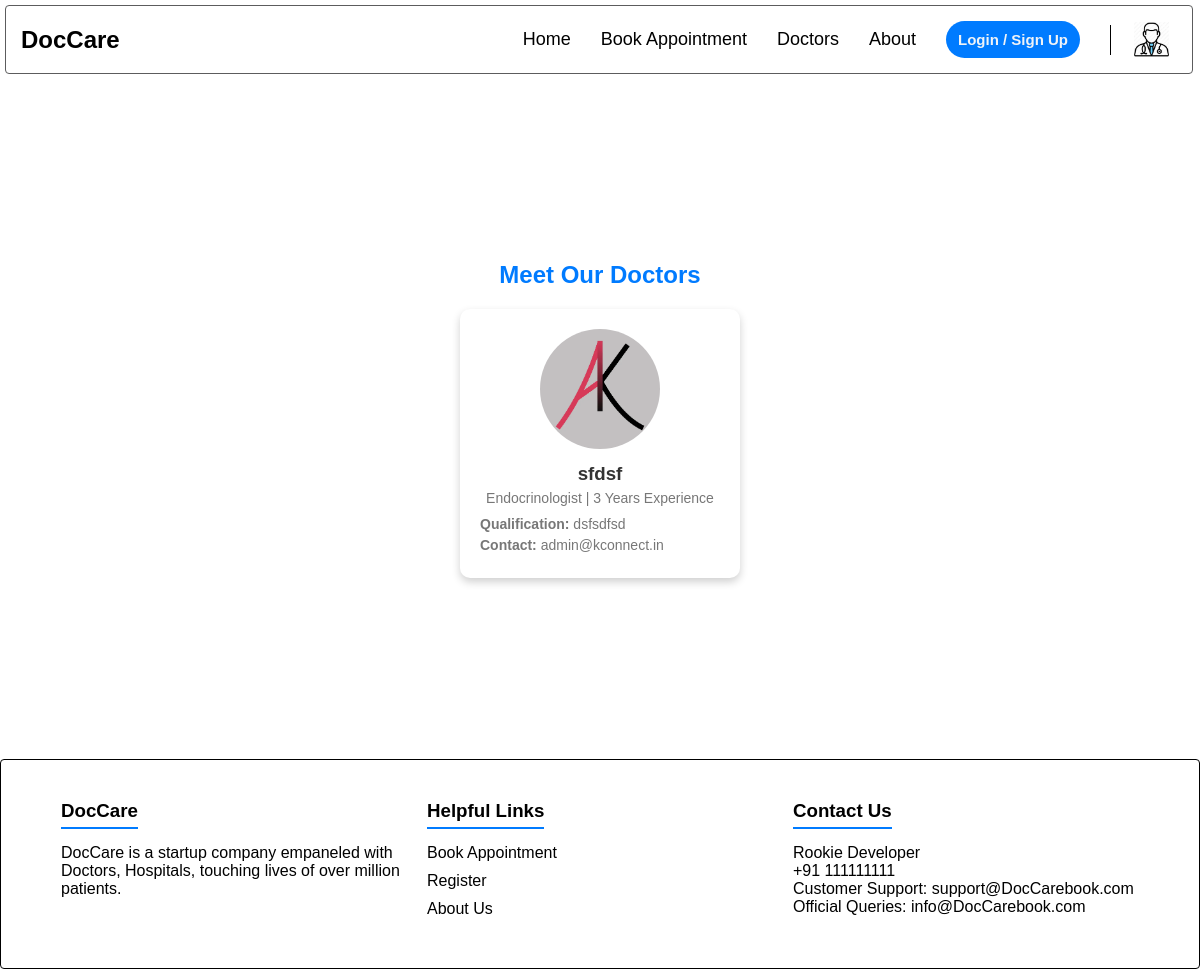
The app's page /doctors/, older data.
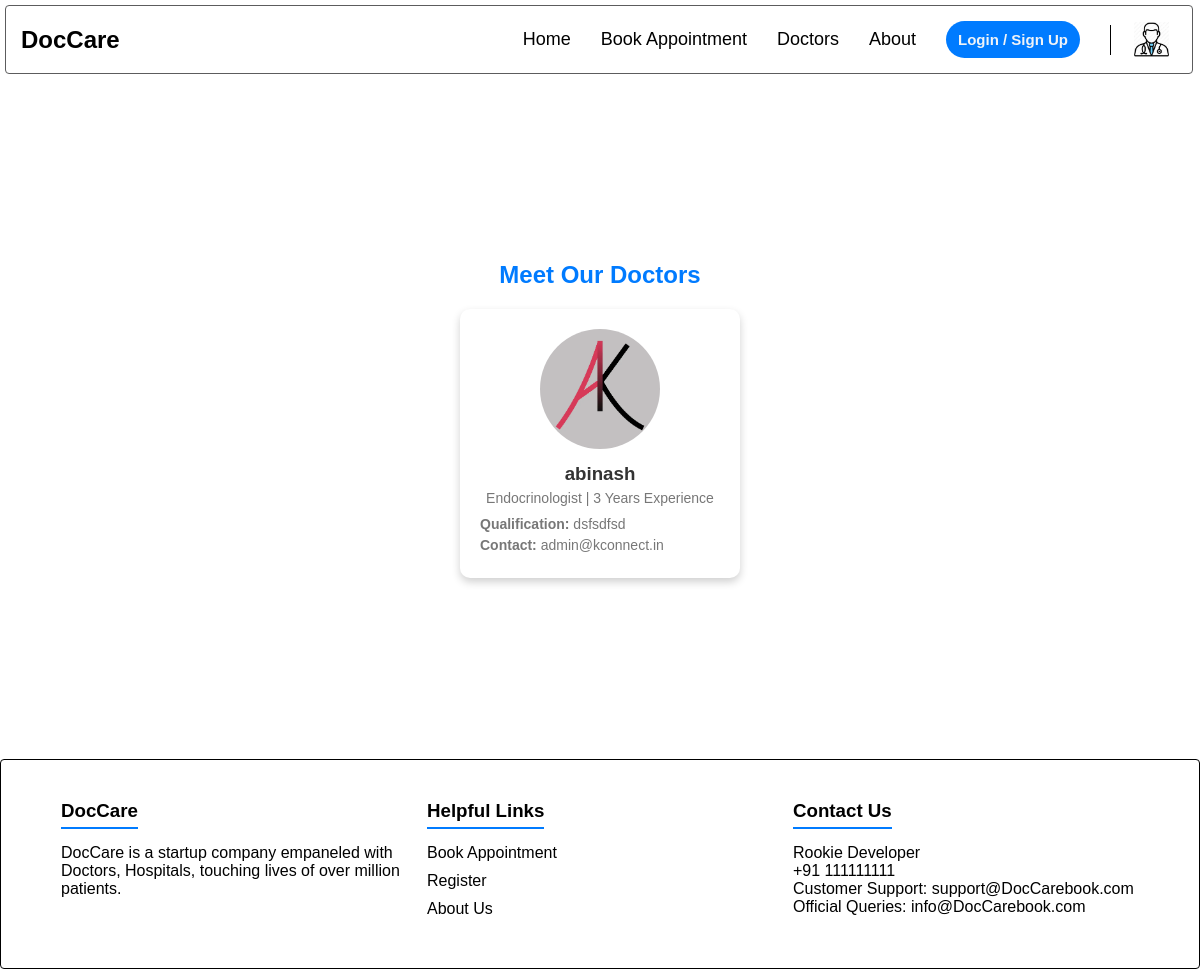
The same page, newer data.
### user/models.py (models this page shows, shortened)
class Doctor(models.Model):
    DAYS_OF_WEEK = (
        ("Mon", ("Monday")),
        ("Tue", ("Tuesday")),
        ("Wed", ("Wednesday")),
        ("Thu", ("Thursday")),
        ("Fri", ("Friday")),
        ("Sat", ("Saturday")),
        ("Sun", ("Sunday")),
    )
    id = models.IntegerField(primary_key=True, auto_created=True, editable=False)
    name = models.CharField(max_length=100)
    email = models.EmailField(max_length=100)
    password = models.CharField(max_length=256)
    dob = models.DateField()
    phone = models.CharField(max_length=11)
    gender = models.CharField(max_length=10, choices=[('male', 'Male'), ('female', 'Female'), ('other', 'Other')])
    image = models.ImageField(upload_to='doct_images/', null=True, blank=True)
    qualification = models.CharField(max_length=100)
    experience = models.PositiveSmallIntegerField()
    specialization = models.ForeignKey("doctSpecialization", on_delete=models.CASCADE)
    fees = models.PositiveIntegerField()
    available_days = MultiSelectField(choices=DAYS_OF_WEEK, max_choices=7, max_length=60)
    available_from = models.TimeField()
    available_to = models.TimeField()
    patient_per_day = models.PositiveSmallIntegerField()

class doctSpecialization(models.Model):
    name = models.CharField(max_length=100)
    desc = models.CharField(max_length=250, null=True, blank=True)
    def __str__(self):
        return self.name

### user/views.py (the view)
# urls.py: path("doctors/", views.doctors, name="doctors"),
def doctors(request):
    doctors = Doctor.objects.all()
    return render(request, 'user/doctors.html', {'doctors': doctors})

### templates/user/doctors.html (shortened to what this page needs)
{% extends "user/base.html" %}
{% load static %}
{% block css  %}
<link rel="stylesheet" href="{% static 'css/user/doctors.css' %}">
{% endblock css  %}
{% block main %}
<div class="container">
    <h2>Meet Our Doctors</h2>
    <div class="doctors-grid">
        {%for doctor  in doctors %}
        <div class="doctor-card">
            <img src="{%get_media_prefix%}{{doctor.image}}" alt="Dr. John Doe">
            <h3> {{doctor.name}} </h3>
            <p>{{doctor.specialization}} | {{doctor.experience}} Years Experience</p>
            <div class="details">
                <p><strong>Qualification:</strong> {{doctor.qualification}}</p>
                <p><strong>Contact:</strong> {{doctor.email}}</p>
            </div>
        </div>
        {% endfor %}
    </div>
</div>
{% endblock main %}

### templates/user/base.html (shortened to what this page needs)
{% load static %}
<!DOCTYPE html>
<html lang="en">
<head>
    <link rel="stylesheet" href="{% static 'css/user/base.css' %}">
    {% block css %}
    {% endblock css %}
</head>
<body>
    <nav class="navbar">
        <div class="logo">DocCare</div>
        <ul>
            <li><a href="/">Home</a></li>
            <li><a href="{% url "book_appointment" %}">Book Appointment</a></li>
            <li><a href="{% url "doctors" %}">Doctors</a></li>
            <li><a href="#footer">About</a></li>
            {% if request.user.is_authenticated %}
            <li><a href="{% url "user_logout" %}"><button class="login-btn" type="button">Logout</button></a></li>
            {% else %}
            <li><a href="{% url "user_login" %}"><button class="login-btn" type="button">Login / Sign Up</button></a></li>
            <div class="wrapper">
                <a href="{% url "doct_login" %}" title="Doctor login">
                    <img src="{% get_media_prefix %}img/doctor.jpeg" alt="">
                </a>
            </div>
            {% endif %}
        </ul>
    </nav>
    <main>
        {% block main %}
        {% endblock main %}
    </main>
    <footer class="footer" id="footer">
        <div>
            <h3>DocCare</h3>
            <p>DocCare is a  startup company empaneled with Doctors, Hospitals, touching lives of over  million patients.</p>
        </div>
        <div>
            <h3>Helpful Links</h3>
            <ul>
                <li><a href="{% url "book_appointment" %}">Book Appointment</a></li>
                <li><a href="{% url "user_login" %}">Register</a></li>
                <li><a href="#">About Us</a></li>
            </ul>
        </div>
        <div>
            <h3>Contact Us</h3>
            <p>Rookie Developer</p>
            <p>+91 111111111</p>
            <p>Customer Support: support@DocCarebook.com</p>
            <p>Official Queries: info@DocCarebook.com</p>
        </div>
    </footer>
</body>
</html>

### static/css/user/base.css (style rules this page uses)
* { margin: 0; padding: 0; box-sizing: border-box; }
body,html { width: 100%; }
body { font-family: Verdana, Geneva, Tahoma, sans-serif; }
a { text-decoration: none; }
main { width: 100%; position: relative; min-height: 85vh; display: flex; align-items: center; justify-content: center; }
.navbar { background-color: #fff; padding: 15px; display: flex; justify-content: space-between; align-items: center; width: 99%; margin: 5px; border-radius: 4px; border: 1px solid #5c5c5d; }
.navbar .logo { color: rgb(0, 0, 0); font-size: 24px; font-weight: bold; }
.navbar ul { list-style: none; display: flex; align-items: center; }
.navbar ul li { margin: 0 15px; }
.navbar ul li a { text-decoration: none; color: rgb(0, 0, 0); font-size: 18px; }
.login-btn { background-color: #007BFF; color: #f0f3f7; border: none; padding: 10px 12px; font-size: 15px; cursor: pointer; border-radius: 25px; font-weight: bold; transition: all 0.3s ease; }
.footer { background-color: #ffffff; color: rgb(0, 0, 0); padding: 30px 50px; display: flex; justify-content: space-between; flex-wrap: wrap; border-radius: 4px; border: 1px solid #000000; }
.footer div { flex: 1; margin: 10px; }
.footer h3 { margin-bottom: 15px; border-bottom: 2px solid #007BFF; display: inline-block; padding-bottom: 5px; }
.footer ul { list-style: none; }
.footer ul li { margin-bottom: 10px; }
.footer ul li a { color: rgb(0, 0, 0); text-decoration: none; }

### static/css/user/doctors.css (style rules this page uses)
.container { max-width: 1200px; margin: auto; text-align: center; margin: 3rem 0; }
h2 { margin-bottom: 20px; color: #007BFF; }
.doctors-grid { display: grid; grid-template-columns: repeat(auto-fit, minmax(280px, 1fr)); gap: 20px; }
.doctor-card { background: white; padding: 20px; border-radius: 10px; box-shadow: 0 4px 8px rgba(0, 0, 0, 0.19); text-align: center; transition: transform 0.3s, box-shadow 0.3s; }
.doctor-card img { width: 120px; height: 120px; border-radius: 50%; object-fit: cover; margin-bottom: 10px; }
.doctor-card h3 { margin-bottom: 5px; color: #333; }
.doctor-card p { color: #777; font-size: 14px; margin-bottom: 5px; }
.doctor-card .details { text-align: left; margin-top: 10px; font-size: 14px; color: #555; }

Row changes from the older to the newer data that the page shows:
removed Doctor: image (picture), name "sfdsf", specialization "Endocrinologist", experience "3", qualification "dsfsdfsd", email "admin@kconnect.in"
added Doctor: image (picture), name "abinash", specialization "Endocrinologist", experience "3", qualification "dsfsdfsd", email "admin@kconnect.in"
